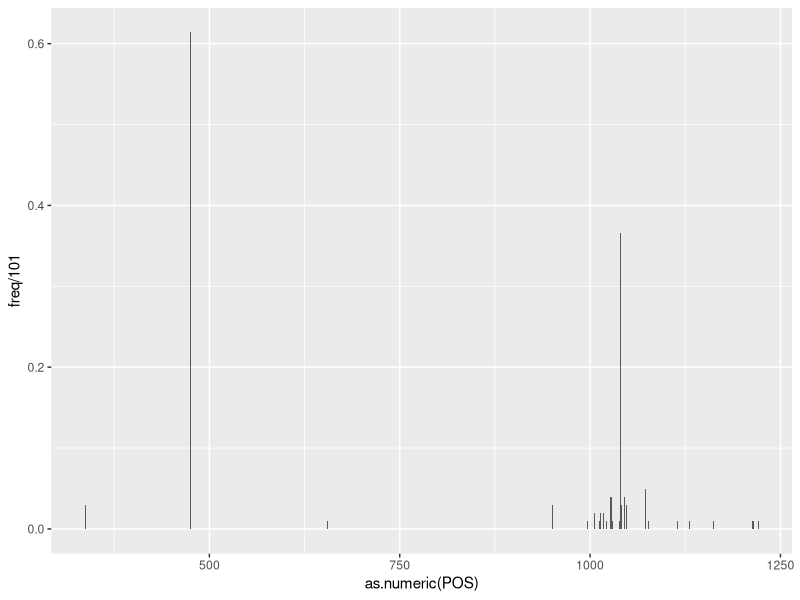
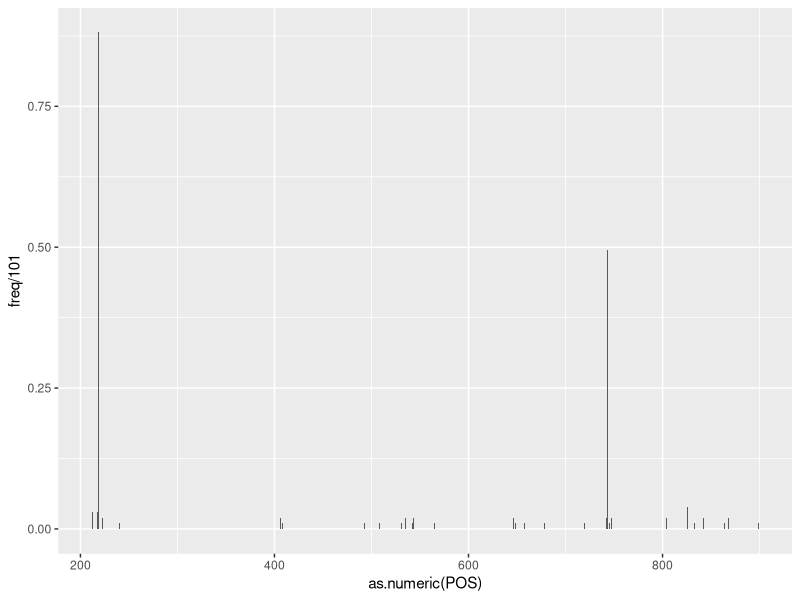

The R script that drew these images, in order:
## ---- chunk 1
knitr::opts_chunk$set(warning = FALSE, message = FALSE, comment = F,  fig.width=10)
## ---- chunk 2
library(data.table)
library(dplyr)
isoforms<-readLines("data/101_isoforms.csv")

donor_list<-gsub("\\(([0-9]+)\\s[0-9]+\\)","\\1,", isoforms)
donor_list<-lapply(donor_list, function(x) as.numeric(strsplit(gsub(",$","",x), ",")[[1]]))
  
acceptor_list<-gsub("\\([0-9]+\\s([0-9]+)\\)","\\1,", isoforms)
acceptor_list<-lapply(acceptor_list, function(x) as.numeric(strsplit(gsub(",$","",x), ",")[[1]]))


names(donor_list)<-isoforms
names(acceptor_list)<-isoforms

acceptor_freq<-unlist(acceptor_list) %>%
  table() %>% as_tibble() 

colnames(acceptor_freq)<-c("POS", "freq")

donor_freq<-unlist(donor_list) %>%
  table() %>% as_tibble() 

colnames(donor_freq)<-c("POS", "freq")

## ---- chunk 3
library(ggplot2)

ggplot(acceptor_freq, aes(as.numeric(POS), freq/101))+
  geom_bar(stat="identity")
## ---- chunk 4
library(ggplot2)

ggplot(donor_freq, aes(as.numeric(POS), freq/101))+
  geom_bar(stat="identity")
## ---- chunk 5
print(nrow(acceptor_freq)-2)
## ---- chunk 6
print(nrow(donor_freq)-2)
